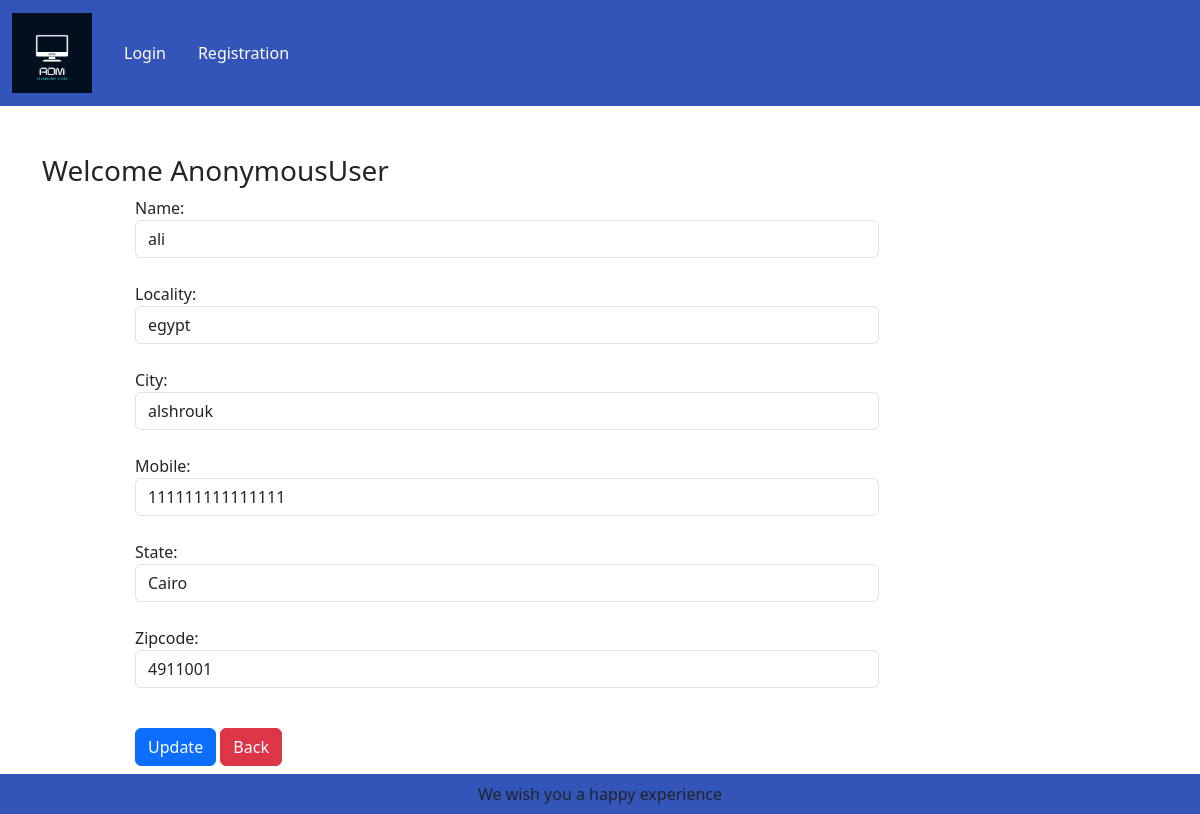
/updateAddress/6, run on the app's committed database.
### pages/models.py (models this page shows, shortened)
class Customer(models.Model):
    user = models.ForeignKey(User,on_delete=models.CASCADE)
    name = models.CharField(max_length=200)
    locality = models.CharField(max_length=200)
    city = models.CharField(max_length=50)
    mobile = models.IntegerField(default=0)
    zipcode = models.IntegerField()
    state = models.CharField(choices=STATE_CHOICES,max_length=100)

### pages/views.py (the view, shortened to what this page needs)
# urls.py: path('updateAddress/<int:pk>', views.updateAddress.as_view(), name='updateAddress'),
class updateAddress (View):
    def get(self, request , pk):
        totalitem = 0
        witem = 0
        if request.user.is_authenticated:
            totalitem = len(Cart.objects.filter(user=request.user))
            witem = len(Wishlist.objects.filter(user=request.user))
        add =  Customer.objects.get(pk=pk)
        form = CustomerProfileForm(instance=add)
        return render(request, 'pages/updateAddress.html',locals())

### pages/forms.py
class CustomerProfileForm(forms.ModelForm):
    class Meta:
        model = Customer
        fields = ['name','locality','city','mobile','state','zipcode']
        widgets={
            'name':forms.TextInput(attrs={'class':'form-control'}),
            'locality':forms.TextInput(attrs={'class':'form-control'}),
            'city':forms.TextInput(attrs={'class':'form-control'}),
            'mobile':forms.NumberInput(attrs={'class':'form-control'}),
            'state':forms.Select(attrs={'class':'form-control'}),
            'zipcode':forms.NumberInput(attrs={'class':'form-control'}),
        }

### templates/pages/updateAddress.html (shortened to what this page needs)
{% extends "pages/base.html" %}
{% load static %}
{% block main-content %}
<div class="container my-5">
    <div class="row">
        <h3>Welcome <span class="text-capitalize">{{request.user}}</span></h3>
    </div>
        <div class="col-sm-8 offset-sm-1">
            <form action="" method="post">
                {% for fm in form %}
                    {{fm.label_tag}} {{fm}} <small class="text-danger">{{fm.errors| striptags}}</small> <br>
                {% endfor %}
                <div class="col-12 mt-3">
                    <button type="submit" class="btn btn-primary">Update</button>
                    <a href="{% url 'address' %}" type='button' class='btn btn-danger'>Back</a>
                </div>
            </form>
        </div>
</div>
{% endblock main-content %}

### data on the page
Customer: form "ali" "egypt" "alshrouk" "111111111111111" "Cairo" "4911001"

### other printed values
{{ request.user }} "AnonymousUser"
{{ fm.label_tag }} "Name:" "Locality:" "City:" "Mobile:" "State:" "Zipcode:"
